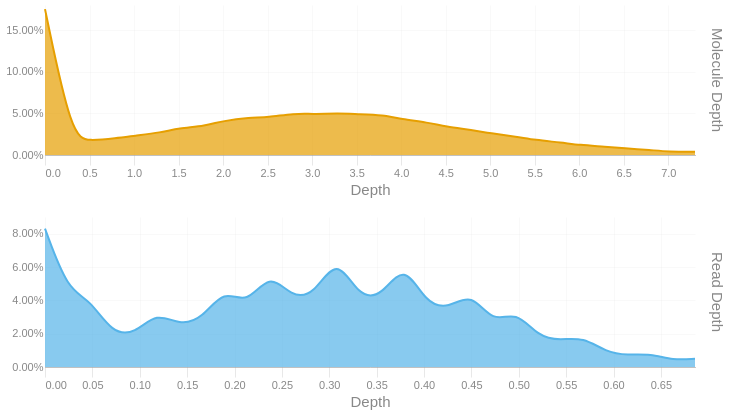

Write notebook code for a chart like this one.
### Code cell
readdep = depth_hist(tb['Read Depth'], q99, 3)
readdep = readdep.with_columns(pl.lit('Read Depth').alias('Metric'))
if not SKIPLR:
    moldep = depth_hist(tb['Molecule Depth'], mol_q99, 1)
    moldep = moldep.with_columns(pl.lit('Molecule Depth').alias('Metric'))
    _hist = pl.concat([readdep, moldep])
    _hist = _hist.filter(pl.col('Proportion') != 0)
    with SafeRender(_hist):
        (
            alt.Chart(_hist)        
            .mark_area(interpolate = "basis")
            .encode(
                x=alt.X('Bin:Q').scale(domainMin=0).axis(alt.Axis(title='Depth')),
                y = alt.Y('Proportion:Q', title = None).axis(format = '.2%'),
                color = alt.Color('Metric:N').legend(None),
                row = alt.Row("Metric:N").header(title = None, labelOrient = 'right'),
                tooltip = [
                    alt.Tooltip("Metric:N", title = "Metric"),
                    alt.Tooltip('Interval:N', title = "Depth Interval"),
                    alt.Tooltip('Proportion:Q', title = "% Alignments").format('.2%')
                ]
            )
            .resolve_scale(x='independent', y='independent')
            .properties(
                height = 150, width = 650,
                usermeta={'embedOptions': {'downloadFileName': f'{samplename}.depth.hist'}}
            )
        ).display()
else:
    readdep = readdep.filter(pl.col('Proportion') != 0)
    with SafeRender(readdep):
        (
            alt.Chart(readdep)        
            .mark_area(interpolate = "basis")
            .encode(
                x=alt.X('Bin:Q').scale(domainMin=0).axis(alt.Axis(title='Depth')),
                y = alt.Y('Proportion:Q', title = None).axis(format = '.2%'),
                tooltip = [
                    alt.Tooltip('Interval:N', title = "Depth Interval"),
                    alt.Tooltip('Proportion:Q', title = "% Alignments").format('.2%')
                ]
            )
            .properties(
                usermeta={'embedOptions': {'downloadFileName': f'{samplename}.depth.hist'}}
            )
        ).display()

### Figure 1 — Vega-Lite specification as saved in the notebook (floating-point values rounded to 4 significant figures)
{"width": 650, "height": 150, "config": {"title": {"anchor": "start", "dy": -15, "fontSize": 18, "color": "#888888", "subtitleColor": "#888888", "subtitleFontSize": 14}, "arc": {"fill": "#0072B2"}, "axis": {"domainColor": "#888888", "domainWidth": 0.5, "gridWidth": 0.2, "grid": false, "titleFontWeight": 400, "titleFontSize": 15, "labelFontSize": 11, "labelColor": "#888888", "tickColor": "#888888", "tickWidth": 0.2, "titleColor": "#888888"}, "axisBand": {"grid": false}, "axisX": {"grid": true, "tickSize": 10, "domainCap": "round"}, "axisY": {"domain": false, "grid": true, "tickSize": 0, "domainCap": "round"}, "background": "transparent", "header": {"labelFontSize": 15, "labelColor": "#888888", "titleFontSize": 15, "titleFontWeight": 600, "titleColor": "#888888"}, "legend": {"labelFont": "sans-serif", "labelFontSize": 12, "labelColor": "#888888", "symbolSize": 100, "symbolType": "circle", "titleFontSize": 12, "titlePadding": 10, "titleColor": "#888888", "title": null}, "range": {"category": ["#E69F00", "#56B4E9", "#009E73", "#F0E442", "#0072B2", "#D55E00", "#CC79A7", "#000000"], "diverging": ["#cfe8f3", "#a2d4ec", "#73bfe2", "#46abdb", "#1696d2", "#12719e"]}, "area": {"fill": "#0072B2", "fillOpacity": 0.7, "line": true, "strokeOpacity": 0.7}, "line": {"color": "#0072B2", "stroke": "#0072B2", "strokeWidth": 2}, "trail": {"color": "#0072B2", "stroke": "#0072B2", "strokeWidth": 0, "size": 1}, "point": {"filled": true, "fillOpacity": 1.0, "size": 95}, "text": {"color": "#888888", "fontSize": 11, "align": "right", "fontWeight": 400, "size": 11}, "bar": {"fill": "#0072B2", "stroke": null}, "view": {"stroke": null, "continuousWidth": 660, "continuousHeight": 400}}, "data": {"name": "data-56d0e6b79f196284badaacb9e48bb983"}, "mark": {"type": "area", "interpolate": "basis"}, "encoding": {"color": {"field": "Metric", "legend": null, "type": "nominal"}, "row": {"field": "Metric", "header": {"title": null, "labelOrient": "right"}, "type": "nominal"}, "tooltip": [{"field": "Metric", "title": "Metric", "type": "nominal"}, {"field": "Interval", "title": "Depth Interval", "type": "nominal"}, {"field": "Proportion", "format": ".2%", "title": "% Alignments", "type": "quantitative"}], "x": {"axis": {"title": "Depth"}, "field": "Bin", "scale": {"domainMin": 0}, "type": "quantitative"}, "y": {"axis": {"format": ".2%"}, "field": "Proportion", "title": null, "type": "quantitative"}}, "resolve": {"scale": {"x": "independent", "y": "independent"}}, "usermeta": {"embedOptions": {"downloadFileName": "TF26LRJL0057_5B_10484332_23Y22YLT4_L7.depth.hist"}}, "$schema": "https://vega.github.io/schema/vega-lite/v6.4.1.json", "datasets": {"data-56d0e6b79f196284badaacb9e48bb983": [{"Bin": 0.0, "Interval": "0.0-0.024", "Proportion": 0.083, "Metric": "Read Depth"}, {"Bin": 0.024, "Interval": "0.024-0.047", "Proportion": 0.046, "Metric": "Read Depth"}, {"Bin": 0.047, "Interval": "0.047-0.071", "Proportion": 0.041, "Metric": "Read Depth"}, {"Bin": 0.071, "Interval": "0.071-0.095", "Proportion": 0.02, "Metric": "Read Depth"}, {"Bin": 0.095, "Interval": "0.095-0.118", "Proportion": 0.02, "Metric": "Read Depth"}, {"Bin": 0.118, "Interval": "0.118-0.142", "Proportion": 0.033, "Metric": "Read Depth"}, {"Bin": 0.142, "Interval": "0.142-0.166", "Proportion": 0.025, "Metric": "Read Depth"}, {"Bin": 0.166, "Interval": "0.166-0.189", "Proportion": 0.029, "Metric": "Read Depth"}, {"Bin": 0.189, "Interval": "0.189-0.213", "Proportion": 0.047, "Metric": "Read Depth"}, {"Bin": 0.213, "Interval": "0.213-0.237", "Proportion": 0.037, "Metric": "Read Depth"}, {"Bin": 0.237, "Interval": "0.237-0.26", "Proportion": 0.057, "Metric": "Read Depth"}, {"Bin": 0.26, "Interval": "0.26-0.284", "Proportion": 0.042, "Metric": "Read Depth"}, {"Bin": 0.284, "Interval": "0.284-0.308", "Proportion": 0.043, "Metric": "Read Depth"}, {"Bin": 0.308, "Interval": "0.308-0.331", "Proportion": 0.067, "Metric": "Read Depth"}, {"Bin": 0.331, "Interval": "0.331-0.355", "Proportion": 0.042, "Metric": "Read Depth"}, {"Bin": 0.355, "Interval": "0.355-0.379", "Proportion": 0.042, "Metric": "Read Depth"}, {"Bin": 0.379, "Interval": "0.379-0.402", "Proportion": 0.063, "Metric": "Read Depth"}, {"Bin": 0.402, "Interval": "0.402-0.426", "Proportion": 0.038, "Metric": "Read Depth"}, {"Bin": 0.426, "Interval": "0.426-0.45", "Proportion": 0.035, "Metric": "Read Depth"}, {"Bin": 0.45, "Interval": "0.45-0.473", "Proportion": 0.045, "Metric": "Read Depth"}, {"Bin": 0.473, "Interval": "0.473-0.497", "Proportion": 0.026, "Metric": "Read Depth"}, {"Bin": 0.497, "Interval": "0.497-0.521", "Proportion": 0.034, "Metric": "Read Depth"}, {"Bin": 0.521, "Interval": "0.521-0.544", "Proportion": 0.018, "Metric": "Read Depth"}, {"Bin": 0.544, "Interval": "0.544-0.568", "Proportion": 0.016, "Metric": "Read Depth"}, {"Bin": 0.568, "Interval": "0.568-0.592", "Proportion": 0.018, "Metric": "Read Depth"}, {"Bin": 0.592, "Interval": "0.592-0.615", "Proportion": 0.009, "Metric": "Read Depth"}, {"Bin": 0.615, "Interval": "0.615-0.639", "Proportion": 0.007, "Metric": "Read Depth"}, {"Bin": 0.639, "Interval": "0.639-0.663", "Proportion": 0.008, "Metric": "Read Depth"}, {"Bin": 0.663, "Interval": "0.663-0.686", "Proportion": 0.004, "Metric": "Read Depth"}, {"Bin": 0.686, "Interval": "0.686-0.71", "Proportion": 0.005, "Metric": "Read Depth"}, {"Bin": 0.0, "Interval": "0.0-0.3", "Proportion": 0.175, "Metric": "Molecule Depth"}, {"Bin": 0.3, "Interval": "0.3-0.5", "Proportion": 0.021, "Metric": "Molecule Depth"}, {"Bin": 0.5, "Interval": "0.5-0.8", "Proportion": 0.017, "Metric": "Molecule Depth"}, {"Bin": 0.8, "Interval": "0.8-1.0", "Proportion": 0.02, "Metric": "Molecule Depth"}, {"Bin": 1.0, "Interval": "1.0-1.3", "Proportion": 0.023, "Metric": "Molecule Depth"}, {"Bin": 1.3, "Interval": "1.3-1.5", "Proportion": 0.027, "Metric": "Molecule Depth"}, {"Bin": 1.5, "Interval": "1.5-1.8", "Proportion": 0.032, "Metric": "Molecule Depth"}, {"Bin": 1.8, "Interval": "1.8-2.0", "Proportion": 0.035, "Metric": "Molecule Depth"}, {"Bin": 2.0, "Interval": "2.0-2.3", "Proportion": 0.041, "Metric": "Molecule Depth"}, {"Bin": 2.3, "Interval": "2.3-2.5", "Proportion": 0.045, "Metric": "Molecule Depth"}, {"Bin": 2.5, "Interval": "2.5-2.8", "Proportion": 0.045, "Metric": "Molecule Depth"}, {"Bin": 2.8, "Interval": "2.8-3.0", "Proportion": 0.05, "Metric": "Molecule Depth"}, {"Bin": 3.0, "Interval": "3.0-3.3", "Proportion": 0.049, "Metric": "Molecule Depth"}, {"Bin": 3.3, "Interval": "3.3-3.5", "Proportion": 0.05, "Metric": "Molecule Depth"}, {"Bin": 3.5, "Interval": "3.5-3.8", "Proportion": 0.049, "Metric": "Molecule Depth"}, {"Bin": 3.8, "Interval": "3.8-4.0", "Proportion": 0.048, "Metric": "Molecule Depth"}, {"Bin": 4.0, "Interval": "4.0-4.3", "Proportion": 0.043, "Metric": "Molecule Depth"}, {"Bin": 4.3, "Interval": "4.3-4.5", "Proportion": 0.039, "Metric": "Molecule Depth"}, {"Bin": 4.5, "Interval": "4.5-4.8", "Proportion": 0.034, "Metric": "Molecule Depth"}, {"Bin": 4.8, "Interval": "4.8-5.0", "Proportion": 0.03, "Metric": "Molecule Depth"}, {"Bin": 5.0, "Interval": "5.0-5.3", "Proportion": 0.026, "Metric": "Molecule Depth"}, {"Bin": 5.3, "Interval": "5.3-5.5", "Proportion": 0.022, "Metric": "Molecule Depth"}, {"Bin": 5.5, "Interval": "5.5-5.8", "Proportion": 0.018, "Metric": "Molecule Depth"}, {"Bin": 5.8, "Interval": "5.8-6.0", "Proportion": 0.015, "Metric": "Molecule Depth"}, {"Bin": 6.0, "Interval": "6.0-6.3", "Proportion": 0.012, "Metric": "Molecule Depth"}, {"Bin": 6.3, "Interval": "6.3-6.5", "Proportion": 0.01, "Metric": "Molecule Depth"}, {"Bin": 6.5, "Interval": "6.5-6.8", "Proportion": 0.008, "Metric": "Molecule Depth"}, {"Bin": 6.8, "Interval": "6.8-7.0", "Proportion": 0.006, "Metric": "Molecule Depth"}, {"Bin": 7.0, "Interval": "7.0-7.3", "Proportion": 0.004, "Metric": "Molecule Depth"}, {"Bin": 7.3, "Interval": "7.3-7.52", "Proportion": 0.004, "Metric": "Molecule Depth"}]}}
